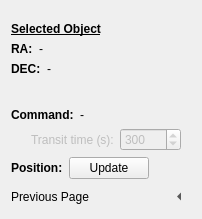
             <widget class="QWidget" name="stackedWidgetPage2">
              <layout class="QFormLayout" name="formLayout_5">
               <item row="0" column="0">
                <spacer name="horizontalSpacer_5">
                 <property name="orientation">
                  <enum>Qt::Horizontal</enum>
                 </property>
                 <property name="sizeHint" stdset="0">
                  <size>
                   <width>40</width>
                   <height>5</height>
                  </size>
                 </property>
                </spacer>
               </item>
               <item row="1" column="0">
                <widget class="QLabel" name="label_13">
                 <property name="text">
                  <string>&lt;html&gt;&lt;head/&gt;&lt;body&gt;&lt;p&gt;&lt;span style=&quot; font-weight:600; text-decoration: underline;&quot;&gt;Selected Object&lt;/span&gt;&lt;/p&gt;&lt;/body&gt;&lt;/html&gt;</string>
                 </property>
                </widget>
               </item>
               <item row="2" column="0">
                <layout class="QHBoxLayout" name="horizontalLayout_6">
                 <item>
                  <widget class="QLabel" name="label_15">
                   <property name="text">
                    <string>&lt;html&gt;&lt;head/&gt;&lt;body&gt;&lt;p&gt;&lt;span style=&quot; font-weight:600;&quot;&gt;RA:&lt;/span&gt;&lt;/p&gt;&lt;/body&gt;&lt;/html&gt;</string>
                   </property>
                  </widget>
                 </item>
                 <item>
                  <widget class="QLabel" name="raPosInd_2">
                   <property name="text">
                    <string>&lt;html&gt;&lt;head/&gt;&lt;body&gt;&lt;p&gt;-&lt;/p&gt;&lt;/body&gt;&lt;/html&gt;</string>
                   </property>
                  </widget>
                 </item>
                </layout>
               </item>
               <item row="3" column="0">
                <layout class="QHBoxLayout" name="horizontalLayout_7">
                 <item>
                  <widget class="QLabel" name="label_16">
                   <property name="text">
                    <string>&lt;html&gt;&lt;head/&gt;&lt;body&gt;&lt;p&gt;&lt;span style=&quot; font-weight:600;&quot;&gt;DEC:&lt;/span&gt;&lt;/p&gt;&lt;/body&gt;&lt;/html&gt;</string>
                   </property>
                  </widget>
                 </item>
                 <item>
                  <widget class="QLabel" name="decPosInd_2">
                   <property name="text">
                    <string>&lt;html&gt;&lt;head/&gt;&lt;body&gt;&lt;p&gt;-&lt;/p&gt;&lt;/body&gt;&lt;/html&gt;</string>
                   </property>
                  </widget>
                 </item>
                </layout>
               </item>
               <item row="4" column="0">
                <spacer name="horizontalSpacer_4">
                 <property name="orientation">
                  <enum>Qt::Horizontal</enum>
                 </property>
                 <property name="sizeHint" stdset="0">
                  <size>
                   <width>40</width>
                   <height>20</height>
                  </size>
                 </property>
                </spacer>
               </item>
               <item row="5" column="0">
                <layout class="QHBoxLayout" name="horizontalLayout_12">
                 <item>
                  <widget class="QLabel" name="label">
                   <property name="text">
                    <string>&lt;html&gt;&lt;head/&gt;&lt;body&gt;&lt;p&gt;&lt;span style=&quot; font-weight:600;&quot;&gt;Command:&lt;/span&gt;&lt;/p&gt;&lt;/body&gt;&lt;/html&gt;</string>
                   </property>
                  </widget>
                 </item>
                 <item>
                  <widget class="QLabel" name="commandStellIndLabel">
                   <property name="text">
                    <string>-</string>
                   </property>
                  </widget>
                 </item>
                </layout>
               </item>
               <item row="6" column="0">
                <layout class="QHBoxLayout" name="horizontalLayout_14">
                 <item>
                  <spacer name="horizontalSpacer_3">
                   <property name="orientation">
                    <enum>Qt::Horizontal</enum>
                   </property>
                   <property name="sizeType">
                    <enum>QSizePolicy::Maximum</enum>
                   </property>
                   <property name="sizeHint" stdset="0">
                    <size>
                     <width>20</width>
                     <height>20</height>
                    </size>
                   </property>
                  </spacer>
                 </item>
                 <item>
                  <widget class="QLabel" name="transitTimeLablel">
                   <property name="enabled">
                    <bool>false</bool>
                   </property>
                   <property name="text">
                    <string>Transit time (s):</string>
                   </property>
                  </widget>
                 </item>
                 <item>
                  <widget class="QSpinBox" name="transitTimeValue">
                   <property name="enabled">
                    <bool>false</bool>
                   </property>
                   <property name="maximum">
                    <number>86400</number>
                   </property>
                   <property name="value">
                    <number>300</number>
                   </property>
                  </widget>
                 </item>
                </layout>
               </item>
               <item row="7" column="0">
                <layout class="QHBoxLayout" name="horizontalLayout_9">
                 <item>
                  <widget class="QLabel" name="label_7">
                   <property name="text">
                    <string>&lt;html&gt;&lt;head/&gt;&lt;body&gt;&lt;p&gt;&lt;span style=&quot; font-weight:600;&quot;&gt;Position:&lt;/span&gt;&lt;/p&gt;&lt;/body&gt;&lt;/html&gt;</string>
                   </property>
                  </widget>
                 </item>
                 <item>
                  <widget class="QPushButton" name="stellPosUpdtBtn">
                   <property name="sizePolicy">
                    <sizepolicy hsizetype="Fixed" vsizetype="Fixed">
                     <horstretch>0</horstretch>
                     <verstretch>0</verstretch>
                    </sizepolicy>
                   </property>
                   <property name="cursor">
                    <cursorShape>PointingHandCursor</cursorShape>
                   </property>
                   <property name="text">
                    <string>Update</string>
                   </property>
                  </widget>
                 </item>
                </layout>
               </item>
               <item row="8" column="0">
                <layout class="QHBoxLayout" name="horizontalLayout_10">
                 <item>
                  <widget class="QLabel" name="previousPageLabel">
                   <property name="minimumSize">
                    <size>
                     <width>150</width>
                     <height>0</height>
                    </size>
                   </property>
                   <property name="text">
                    <string>Previous Page</string>
                   </property>
                  </widget>
                 </item>
                 <item>
                  <widget class="QToolButton" name="stellPrevPageBtn">
                   <property name="sizePolicy">
                    <sizepolicy hsizetype="Fixed" vsizetype="Fixed">
                     <horstretch>0</horstretch>
                     <verstretch>0</verstretch>
                    </sizepolicy>
                   </property>
                   <property name="cursor">
                    <cursorShape>PointingHandCursor</cursorShape>
                   </property>
                   <property name="text">
                    <string>...</string>
                   </property>
                   <property name="autoRaise">
                    <bool>true</bool>
                   </property>
                   <property name="arrowType">
                    <enum>Qt::LeftArrow</enum>
                   </property>
                  </widget>
                 </item>
                </layout>
               </item>
              </layout>
             </widget>
